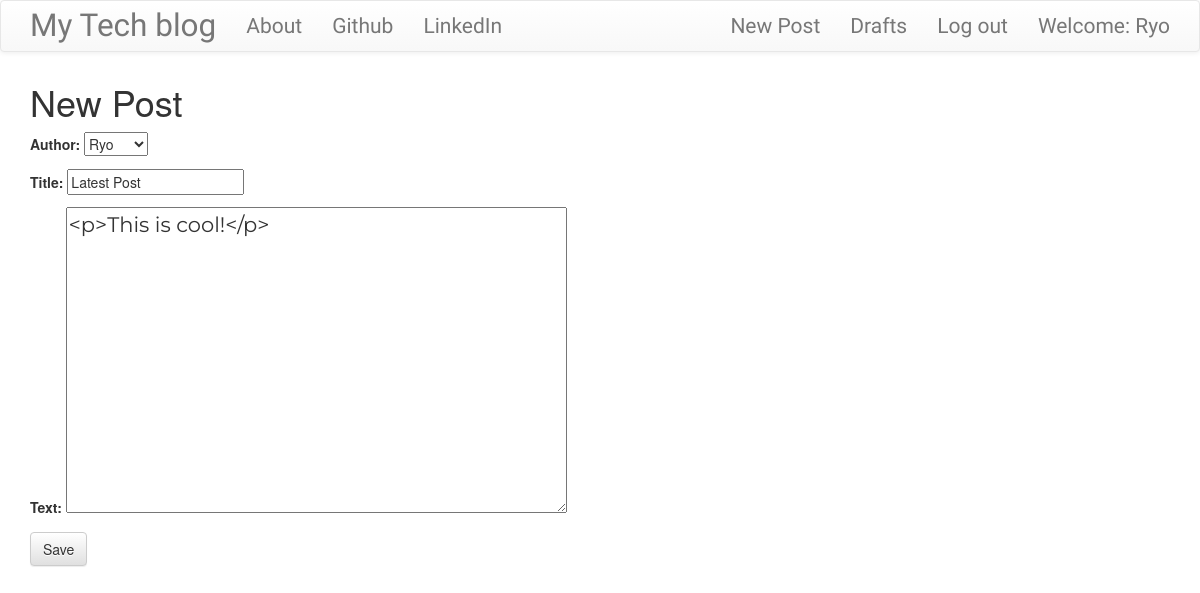
Screenshot of /post/3/edit/ (signed in) with the database file from the repository.
### blog/models.py (models this page shows, shortened)
class Post(models.Model):
    author = models.ForeignKey('auth.User', on_delete=models.CASCADE)
    title = models.CharField(max_length=200)
    text = models.TextField()
    created_date = models.DateTimeField(default=timezone.now)
    published_date = models.DateTimeField(blank=True ,null=True)

### blog/views.py (the view)
# urls.py: path('post/<int:pk>/edit/', views.UpdatePostView.as_view(),
class UpdatePostView(LoginRequiredMixin, UpdateView):
    login_url = '/login/'
    redirect_field_name = 'blog/post_detail.html'
    form_class = PostForm
    model = Post

### blog/forms.py
class PostForm(forms.ModelForm):
    class Meta:
        model = Post
        fields = ('author', 'title', 'text')
        widgets = {
            'title': forms.TextInput(attrs={'class': 'textinputclass'}),
            'text': forms.Textarea(attrs={'class': 'editable medium-editor-textarea postcontent'})
        }

### blog/templates/blog/post_form.html (shortened to what this page needs)
{% extends 'blog/base.html' %}
{% block content %}
  <h1>New Post</h1>
  <form class="post-form" method="POST">
    {{ form.as_p }}
    <button type='submit' class="save btn btn-default">Save</button>
  </form>
{% endblock %}

### blog/templates/blog/base.html (shortened to what this page needs)
<!DOCTYPE html>
{% load static %}
<html>
    <head>
        <link rel="stylesheet" href="https://maxcdn.bootstrapcdn.com/bootstrap/3.3.7/css/bootstrap.min.css">
        <link rel="stylesheet" href="https://maxcdn.bootstrapcdn.com/bootstrap/3.3.7/css/bootstrap-theme.min.css">
        <link rel="stylesheet" href="//cdn.jsdelivr.net/medium-editor/latest/css/medium-editor.min.css" type="text/css" media="screen" charset="utf-8">
        <link rel="stylesheet" href="{% static 'css/blog.css' %}">
<body class='loader'>
  <nav class="navbar navbar-default techfont custom-navbar">
    <div class="container">
      <ul class="nav navbar-nav">
        <li><a class='navbar-brand bigbrand' href="{% url 'post_list' %}">My Tech blog</a></li>
        <li><a href="{% url 'about'%}">About</a></li>
        <li><a href="https://www.github.com">Github</a></li>
        <li><a href="https://www.linkedin.com">LinkedIn</a></li>
      </ul>
      <ul class="nav navbar-nav navbar-right">
        {% if user.is_authenticated %}
        <li>
          <a href="{% url 'post_new' %}" >New Post</a>
        </li>
        <li>
          <a href="{% url 'post_draft_list' %}">Drafts</a>
        </li>
        <li>
          <a href="{% url 'logout' %}" >Log out</a>
        </li>
        <li>
          <a >Welcome: {{ user.username }}</a>
        </li>
          {% else %}
          <li><a class='nav navbar-right' href="{% url 'login' %}" ><span class="glyphicon glyphicon-user"></span></a></li>
        {% endif %}
      </ul>
  </div>
</nav>
        <div class="content container">
            <div class="row">
                <div class="col-md-8">
                  <div class="blog_posts">
                    {% block content %}
                    {% endblock %}
                  </div>
                </div>
            </div>
        </div>
</body>
</html>

### blog/static/css/blog.css (style rules this page uses)
.techfont { font-family: 'Russo One', sans-serif; font-size: 1.5em; margin-bottom: 10px; }
.bigbrand { font-size: 1.5em; }
.postcontent { font-family: 'Montserrat'; font-size: 1.5em; }
.loader { filter:hue-rotate(0deg); color:linear-gradient(45deg,#0f8,#08f); animation:hue 10000ms infinite linear; }

### rows the page displays
Post: author "Ryo", title "Latest Post", text "<p>This is cool!</p>"

### other values shown
{{ user.username }} "Ryo"
